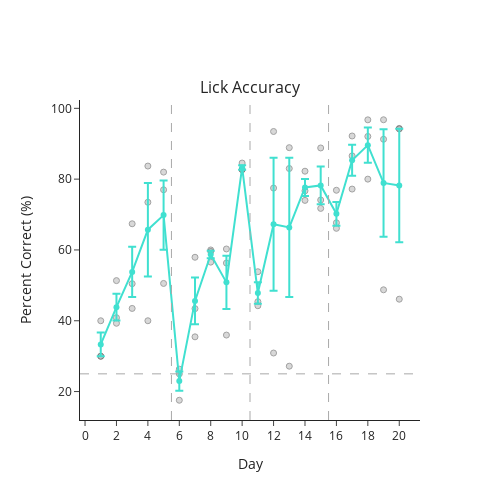

Notebook code cell kept with this figure:
### Code cell
## Percent correct data non_probe
accuracy = pd.DataFrame()
for experiment in experiment_pc:
    for mouse in experiment_pc[experiment]:
        if mouse == 'mc_EEG2_01':
            next
        else:
            df = pd.DataFrame(experiment_pc[experiment][mouse], index=[0]).T.rename(columns={0: 'percent_correct'})
            df.insert(0, 'mouse', mouse)
            df.insert(1, 'day', [x for x in np.arange(1, 21)])
            accuracy = pd.concat([accuracy, df], axis=0, ignore_index=True)

fig = pf.plot_behavior_across_days(accuracy, x_var='day', y_var='percent_correct', groupby_var=['day'], titles=['Lick Accuracy'],
                                   x_title='Day', y_title='Percent Correct (%)', template='simple_white', expert_line=False)
fig.update_xaxes(dtick=2) 
fig.show()
fig.write_image(pjoin(fig_path, 'lick_accuracy.png'))

### Figure 1 — Plotly figure (JSON) as saved in the notebook; plotly's stock layout.template omitted (floating-point values rounded to 4 significant figures)
{"data": [{"marker": {"color": "rgb(179,179,179)", "line": {"width": 1}}, "mode": "markers", "name": "mc_EEG1_01", "opacity": 0.5, "type": "scatter", "x": [1, 2, 3, 4, 5, 6, 7, 8, 9, 10, 11, 12, 13, 14, 15, 16, 17, 18, 19, 20], "y": [40, 39.29, 43.48, 40, 50.54, 25, 35.45, 56.56, 35.96, 82.65, 53.85, 30.88, 27.16, 74, 71.74, 66.1, 77.19, 80, 48.74, 46.09]}, {"marker": {"color": "rgb(179,179,179)", "line": {"width": 1}}, "mode": "markers", "name": "mc_EEG1_02", "opacity": 0.5, "type": "scatter", "x": [1, 2, 3, 4, 5, 6, 7, 8, 9, 10, 11, 12, 13, 14, 15, 16, 17, 18, 19, 20], "y": [30, 40.86, 67.39, 83.7, 76.99, 17.54, 43.42, 60, 60.27, 82.72, 45.38, 77.48, 88.89, 82.24, 74.11, 76.86, 86.57, 96.75, 96.77, 94.33]}, {"marker": {"color": "rgb(179,179,179)", "line": {"width": 1}}, "mode": "markers", "name": "mc_EEG2_02", "opacity": 0.5, "type": "scatter", "x": [1, 2, 3, 4, 5, 6, 7, 8, 9, 10, 11, 12, 13, 14, 15, 16, 17, 18, 19, 20], "y": [29.95, 51.33, 50.47, 73.47, 81.98, 26.32, 57.94, 59.55, 56.3, 84.55, 44.24, 93.46, 83, 76.69, 88.81, 67.67, 92.19, 92.06, 91.27, 94.17]}, {"error_y": {"array": [3.341, 3.781, 7.099, 13.2, 9.757, 2.731, 6.581, 1.08, 7.531, 0.6206, 3.029, 18.77, 19.67, 2.427, 5.338, 3.355, 4.374, 4.989, 15.18, 16.05], "type": "data"}, "line": {"color": "turquoise"}, "mode": "lines+markers", "type": "scatter", "x": [1, 2, 3, 4, 5, 6, 7, 8, 9, 10, 11, 12, 13, 14, 15, 16, 17, 18, 19, 20], "y": [33.32, 43.83, 53.78, 65.72, 69.84, 22.95, 45.6, 58.7, 50.84, 83.3, 47.82, 67.27, 66.35, 77.64, 78.22, 70.21, 85.32, 89.6, 78.93, 78.2]}], "layout": {"annotations": [{"font": {"size": 16}, "showarrow": false, "text": "Lick Accuracy", "x": 0.5, "xanchor": "center", "xref": "paper", "y": 1, "yanchor": "bottom", "yref": "paper"}], "height": 500, "shapes": [{"line": {"color": "darkgrey", "dash": "dash", "width": 1}, "opacity": 1, "type": "line", "x0": 0, "x1": 1, "xref": "x domain", "y0": 25, "y1": 25, "yref": "y"}, {"line": {"color": "darkgrey", "dash": "dash", "width": 1}, "opacity": 1, "type": "line", "x0": 5.5, "x1": 5.5, "xref": "x", "y0": 0, "y1": 1, "yref": "y domain"}, {"line": {"color": "darkgrey", "dash": "dash", "width": 1}, "opacity": 1, "type": "line", "x0": 10.5, "x1": 10.5, "xref": "x", "y0": 0, "y1": 1, "yref": "y domain"}, {"line": {"color": "darkgrey", "dash": "dash", "width": 1}, "opacity": 1, "type": "line", "x0": 15.5, "x1": 15.5, "xref": "x", "y0": 0, "y1": 1, "yref": "y domain"}], "showlegend": false, "title": {"x": 0.5, "xanchor": "center", "y": 0.9, "yanchor": "top"}, "width": 500, "xaxis": {"anchor": "y", "domain": [0, 1], "dtick": 2, "title": {"text": "Day"}}, "yaxis": {"anchor": "x", "domain": [0, 1], "title": {"text": "Percent Correct (%)"}}}}
